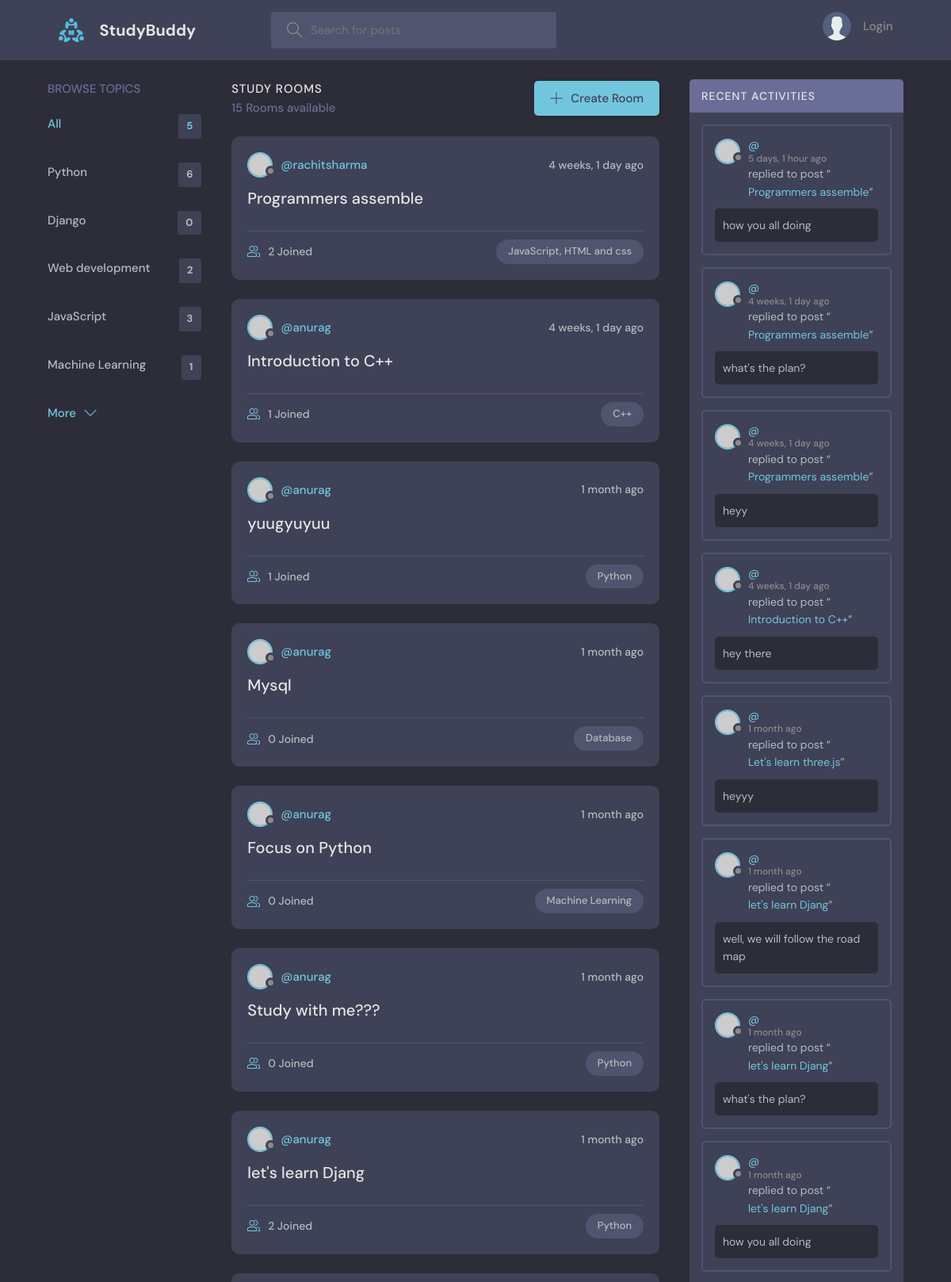
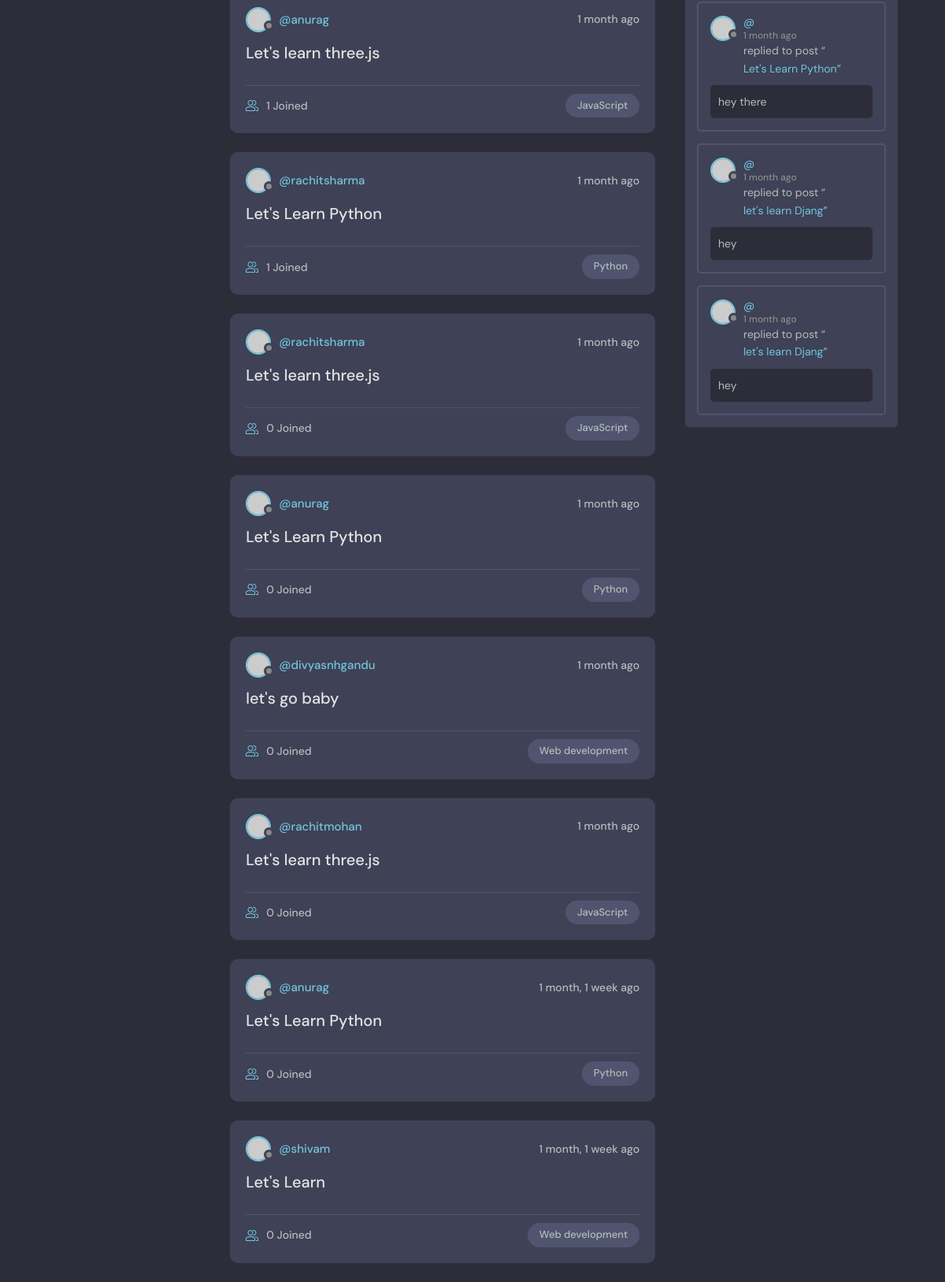
The page / on the database its author committed (2 pictures, top to bottom).
### base/models.py (models this page shows, shortened)
class Topic(models.Model):
    name = models.CharField(max_length=200)

class Room(models.Model):
    host = models.ForeignKey(User, on_delete=models.SET_NULL, null=True)
    topic = models.ForeignKey(Topic, on_delete=models.SET_NULL, null=True)
    name = models.CharField(max_length=200)
    description = models.TextField(null=True, blank=True)
    participants = models.ManyToManyField(User, related_name='participants', blank=True)
    updated = models.DateTimeField(auto_now=True)
    created = models.DateTimeField(auto_now_add=True)
    def __str__(self):
        return self.name
    class Meta:
        ordering = ['-updated', '-created']

class Message(models.Model):
    user = models.ForeignKey(User, on_delete=models.CASCADE)
    room = models.ForeignKey(Room, on_delete=models.CASCADE)
    body = models.TextField()
    updated = models.DateTimeField(auto_now=True)
    created = models.DateTimeField(auto_now_add=True)
    class Meta:
        ordering = ['-updated', '-created']

### base/views.py (the view)
# urls.py: path('', views.home, name="home"),
def home(request):
    q=request.GET.get('q') if request.GET.get('q') != None else ''
    rooms = Room.objects.filter(
        Q(topic__name__icontains=q) |
        Q(name__icontains=q) |
        Q(description__icontains=q)
    )
    topics = Topic.objects.all()[0:5]
    room_count = rooms.count()
    room_messages = Message.objects.filter(Q(room__topic__name__icontains=q))
    context = {'rooms': rooms, 'topics': topics, 'room_count': room_count, 'room_messages':room_messages}
    return render(request, 'base/home.html', context)

### base/templates/base/home.html (shortened to what this page needs)
{% extends 'main.html' %}
{% block content %}
<main class="layout layout--3">
  <div class="container">
    {% include 'base/topics_component.html' %}
    <div class="roomList">
      <div class="roomList__header">
        <div>
          <h2>Study Rooms</h2>
          <p>{{room_count}} Rooms available</p>
        </div>
        <a class="btn btn--main" href="{% url 'create-room' %}">
          <svg version="1.1" xmlns="http://www.w3.org/2000/svg" width="32" height="32" viewBox="0 0 32 32">
            <title>add</title>
            <path
              d="M16.943 0.943h-1.885v14.115h-14.115v1.885h14.115v14.115h1.885v-14.115h14.115v-1.885h-14.115v-14.115z">
            </path>
          </svg>
          Create Room
        </a>
      </div>
      {% include 'base/feed_component.html' %}
    </div>
    {% include 'base/activity_component.html' %}
  </div>
</main>
{% endblock %}

### base/templates/base/topics_component.html
<div class="topics">
  <div class="topics__header">
      <h2>Browse Topics</h2>
  </div>
  <ul class="topics__list">
      <li>
          <a href="{% url 'home' %}" class="active">All <span>{{topics.count}}</span></a>
      </li>
      {% for topic in topics %}
      <li>
          <a href="{% url 'home' %}?q={{topic.name}}">{{topic.name}}<span>{{topic.room_set.all.count}}</span></a>
      </li>
      {% endfor %}
  </ul>
  <a class="btn btn--link" href="{% url 'topics' %}">
      More
      <svg version="1.1" xmlns="http://www.w3.org/2000/svg" width="32" height="32" viewBox="0 0 32 32">
          <title>chevron-down</title>
          <path d="M16 21l-13-13h-3l16 16 16-16h-3l-13 13z"></path>
      </svg>
  </a>
</div>

### base/templates/base/feed_component.html (shortened to what this page needs)
{% for room in rooms %}
<div class="roomListRoom">
  <div class="roomListRoom__header">
    <a href={% url 'user_profile' room.host.id%} class="roomListRoom__author">
      <div class="avatar avatar--small">
        <img src="https://randomuser.me/api/portraits/women/11.jpg" />
      </div>
      <span>@{{room.host.username}}</span>
    </a>
    <div class="roomListRoom__actions">
      <span>{{room.created|timesince}} ago</span>
    </div>
  </div>
  <div class="roomListRoom__content">
    <a href="{% url 'room' room.id%}">{{room.name}}</a>
  </div>
  <div class="roomListRoom__meta">
    <a href="{% url 'room' room.id%}" class="roomListRoom__joined">
      {{room.participants.all.count}} Joined
    </a>
    <p class="roomListRoom__topic">{{room.topic.name}}</p>
  </div>
</div>
{% endfor %}

### base/templates/base/activity_component.html (shortened to what this page needs)
<div class="activities">
    <div class="activities__header">
      <h2>Recent Activities</h2>
    </div>
    {% for message in room_messages %}
    <div class="activities__box">
      <div class="activities__boxHeader roomListRoom__header">
        <a href="{% url 'user_profile' message.user.id %}" class="roomListRoom__author">
          <div class="avatar avatar--small">
            <img src="https://randomuser.me/api/portraits/women/11.jpg" />
          </div>
          <p>
            @{{user.username}}
            <span>{{message.created|timesince}} ago</span>
          </p>
        </a>
      </div>
      <div class="activities__boxContent">
        <p>replied to post “<a href="{% url 'room' message.room.id %}">{{message.room}}</a>”</p>
        <div class="activities__boxRoomContent">
            {{message.body}}
        </div>
      </div>
    </div>
    {% endfor %}
  </div>

### rows shown on the page
Topic: name "Python", room_set.all.count "6"
Topic: name "Django", room_set.all.count "0"
Topic: name "Web development", room_set.all.count "2"
Topic: name "JavaScript", room_set.all.count "3"
Topic: name "Machine Learning", room_set.all.count "1"
Room: host.username "rachitsharma", created "4 weeks, 1 day", name "Programmers assemble", participants.all.count "2", topic.name "JavaScript, HTML and css"
Room: host.username "anurag", created "4 weeks, 1 day", name "Introduction to C++", participants.all.count "1", topic.name "C++"
Room: host.username "anurag", created "1 month", name "yuugyuyuu", participants.all.count "1", topic.name "Python"
Room: host.username "anurag", created "1 month", name "Mysql", participants.all.count "0", topic.name "Database"
Room: host.username "anurag", created "1 month", name "Focus on Python", participants.all.count "0", topic.name "Machine Learning"
Room: host.username "anurag", created "1 month", name "Study with me???", participants.all.count "0", topic.name "Python"
Room: host.username "anurag", created "1 month", name "let's learn Djang", participants.all.count "2", topic.name "Python"
Room: host.username "anurag", created "1 month", name "Let's learn three.js", participants.all.count "1", topic.name "JavaScript"
Room: host.username "rachitsharma", created "1 month", name "Let's Learn Python", participants.all.count "1", topic.name "Python"
Room: host.username "rachitsharma", created "1 month", name "Let's learn three.js", participants.all.count "0", topic.name "JavaScript"
Room: host.username "anurag", created "1 month", name "Let's Learn Python", participants.all.count "0", topic.name "Python"
Room: host.username "divyasnhgandu", created "1 month", name "let's go baby", participants.all.count "0", topic.name "Web development"
Room: host.username "rachitmohan", created "1 month", name "Let's learn three.js", participants.all.count "0", topic.name "JavaScript"
Room: host.username "anurag", created "1 month, 1 week", name "Let's Learn Python", participants.all.count "0", topic.name "Python"
Room: host.username "shivam", created "1 month, 1 week", name "Let's Learn", participants.all.count "0", topic.name "Web development"
Message: created "5 days, 1 hour", room "Programmers assemble", body "how you all doing"
Message: created "4 weeks, 1 day", room "Programmers assemble", body "what's the plan?"
Message: created "4 weeks, 1 day", room "Programmers assemble", body "heyy"
Message: created "4 weeks, 1 day", room "Introduction to C++", body "hey there"
Message: created "1 month", room "Let's learn three.js", body "heyyy"
Message: created "1 month", room "let's learn Djang", body "well, we will follow the road map"
Message: created "1 month", room "let's learn Djang", body "what's the plan?"
Message: created "1 month", room "let's learn Djang", body "how you all doing"
Message: created "1 month", room "Let's Learn Python", body "hey there"
Message: created "1 month", room "let's learn Djang", body "hey"
Message: created "1 month", room "let's learn Djang", body "hey"

### other values the page prints
{{ topics.count }} "5"
{{ room_count }} "15"
